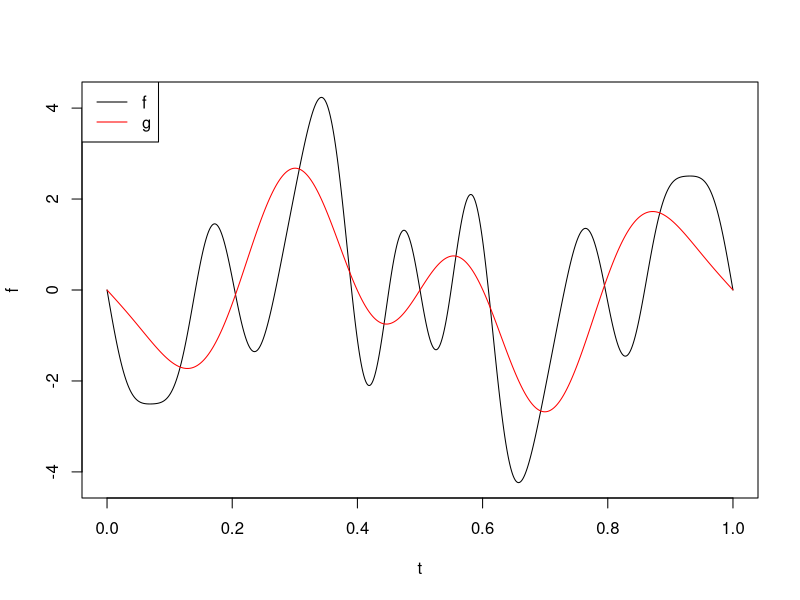
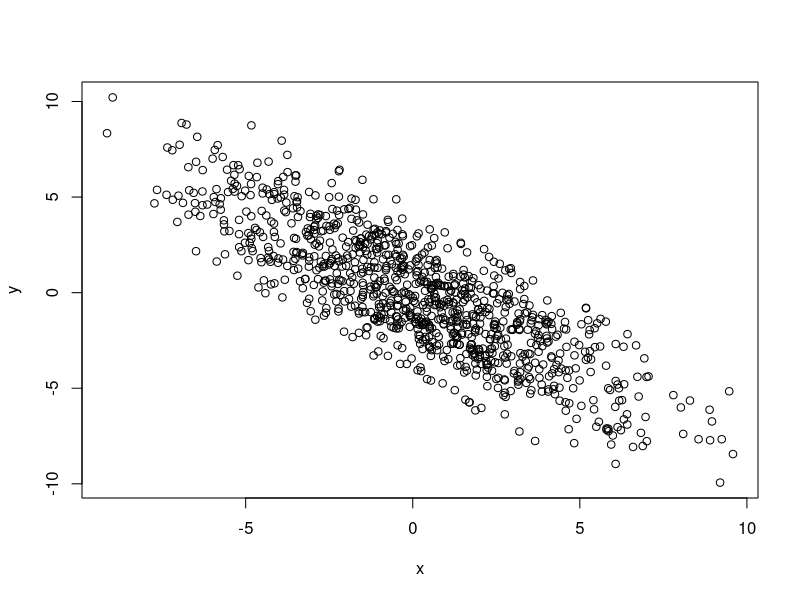
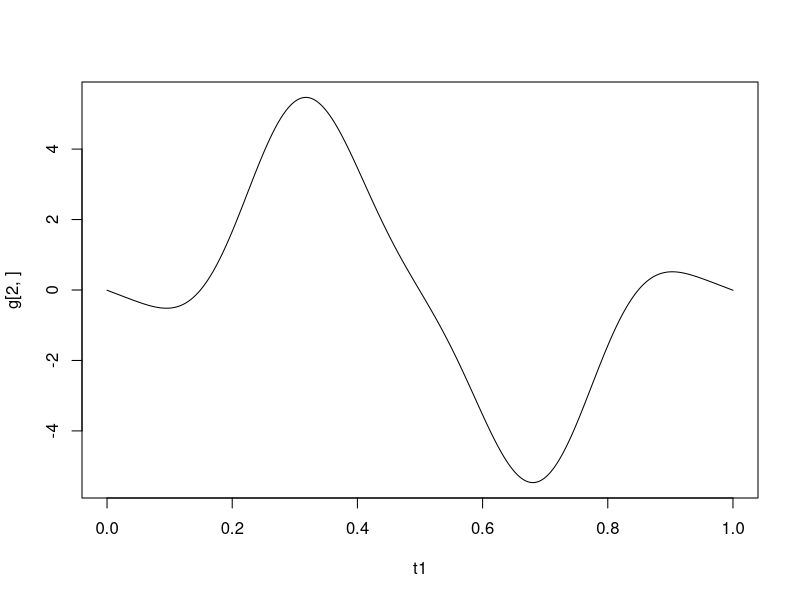

These charts were generated, in order, by the following R code: (Note: this script raises an error after producing the figures.)
## ---- chunk 1
# 3d plotting
install.packages("scatterplot3d")
library("scatterplot3d") 

# Creates an orthogonal function basis from points in R2
# change u,v to change basis
# u, v can be anything as long as same length - some choices result in better orthogonality than others
ortho2 = function(u, v, s1, s2){ # u and v change basis 
  mat = matrix(NA, nrow = length(s1), ncol = length(u))
  for (i in 1:nrow(mat)){
    for (j in 1:ncol(mat)){
      mat[i,j] = cos(2*pi*(u[j]*s1[i] + v[j]*s2[i])) + sin(2*pi*(u[j]*s1[i] + v[j]*s2[i]))
    }
  }
  return(mat)
}

ortho2 = function(u, v, s1, s2){ # u and v change basis 
  cos_mat = outer(s1, u, FUN = "*") + outer(s2, v, FUN = "*")
  sin_mat = outer(s1, u, FUN = "*") + outer(s2, v, FUN = "*")
  cos_mat = cospi(2*cos_mat)
  sin_mat = sinpi(2*sin_mat)
  mat = cos_mat + sin_mat
  return(mat)
}

## ---- chunk 2
t = seq(0,1,by = 0.001)

# Orthonormal basis
ortho = function(n, t){ # n in natural nums
  mat = matrix(NA, nrow = length(t), ncol = length(n))
  for (i in 1:length(n)){
    for (j in 1:length(t)){
      mat[j,i] = sqrt(2)*sin(2*pi*n[i]*t[j])
    }
  }
  return(mat)
}

m1 = 10
m2 = 4
sigma = 0.17
sigmax = 3
a = rnorm(m1)
b = rnorm(m2)
#a0 = 2
#b0 = 2
#f = rowSums(sapply(1:m1, ortho) %*% diag(a)) #+ a0
f = rowSums(ortho(n = 1:m1, t = t) %*% diag(a))
g = rowSums(ortho(n = 1:m2, t = t) %*% diag(b))

#g = rowSums(sapply(1:m2, ortho) %*% diag(b)) #+ b0
# Check
plot(t, f, type = 'l')
lines(t, g, type = 'l', col = 'red')
legend('topleft', legend = c('f', 'g'), col = c('black', 'red'), lty = 1:1)

# Model Y and X
beta = -1
errx = rnorm(length(t), 0, sigmax)
x = g + errx
y = beta*x + f + rnorm(length(t), 0, sigma)
plot(x,y)

# Estimate bias of bq
nreps = 10000
betas = rep(NA, nreps)
for (i in 1:nreps){
  y = beta*x + f + rnorm(length(t), 0, sigma)
  model = lm(y~x + ortho(n = 1:m2, t = t)) # what if this is fit on a different basis
  betas[i] = summary(model)$coefficients[2,1]
}

mean(betas) - beta

(t(errx) %*% ortho((m2+1):m1, t) %*% a[(m2+1):m1])/
  (t(errx) %*% (diag(1, nrow = length(t)) - ortho(1:m2, t)%*%t(ortho(1:m2, t))/1001) %*% errx)

var(betas)

sigma^2/(t(errx) %*% (diag(1, nrow = length(t)) - ortho(1:m2, t)%*%t(ortho(1:m2, t))/1001) %*% errx)


# Check orthogonality: should be identity
#round(t(ortho(1:m1,t))%*%ortho(1:m1, t)/1001, digits = 10)
## ---- chunk 3
t1 = seq(0,1,by = 0.001)
t2 = seq(0,1,by = 0.001)

# Orthonormal basis
ortho2 = function(n, t1, t2){ # n in natural nums
  mat = array(NA, dim=c(length(t1), length(t2), length(n)))
  for (i in 1:length(n)){
    for (j in 1:length(t1)){
      for (k in 1:length(t2)){
          mat[j,k,i] = sqrt(2)*sin(2*pi*n[i]*(t1[j] + t2[k]))
      }
    }
  }
  return(mat)
}

m1 = 10
m2 = 4
sigma = 0.17
sigmax = 3
a = rnorm(m1)
b = rnorm(m2)
#a0 = 2
#b0 = 2
#f = rowSums(sapply(1:m1, ortho2) %*% diag(a)) #+ a0
orthobasis_m1 = ortho2(n = 1:m1, t1, t2)
orthobasis_m2 = ortho2(n = 1:m2, t1, t2)

f = matrix(0, nrow = length(t1), ncol = length(t2))
for (k in 1:m1){
  f = f + a[k]*orthobasis_m1[,,k]
}
g = matrix(0, nrow = length(t1), ncol = length(t2))
for (k in 1:m2){
  g = g + b[k]*orthobasis_m2[,,k]
}


#g = rowSums(sapply(1:m2, ortho2) %*% diag(b)) #+ b0
# Check
plot(t1, g[2,], type = 'l')
lines(t, g, type = 'l', col = 'red')
legend('topleft', legend = c('f', 'g'), col = c('black', 'red'), lty = 1:1)

# Model Y and X
# Here just sample a few points from the t1 t2 grid - too computationally expensive
beta = -2
n = 500
s1 = sample(1:length(t1), n)# sample n points uniformly from t1 x t2 grid
s2 = sample(1:length(t2), n)
errx = rnorm(n, 0, sigmax)
x = errx#g + errx # evaluate g at s only
ybase = rep(NA, n)
for (i in 1:n){
  x[i] = x[i] + g[s1[i],s2[i]] 
  ybase[i] = beta*x[i] + f[s1[i],s2[i]]
}
plot(x,ybase) # 2d plot would be best here

# change later
basism2 = matrix(NA, nrow = n, ncol = m2)
for (i in 1:n){
  for (j in 1:m2){
    basism2[i,j] = orthobasis_m2[s1[i],s2[i],j]
  }
}

basism1 = matrix(NA, nrow = n, ncol = m1)
for (i in 1:n){
  for (j in 1:m1){
    basism1[i,j] = orthobasis_m1[s1[i],s2[i],j]
  }
}

# Estimate bias of bq
nreps = 10000
betas = rep(NA, nreps)
for (i in 1:nreps){
  y = ybase + rnorm(n, 0, sigma)
  model = lm(y~x + basism2)
  # above: instead of ortho2, regressing on m2 basis functions evaluated at locations s??
  betas[i] = summary(model)$coefficients[2,1]
}

mean(betas) - beta

#(t(errx) %*% ortho((m2+1):m1, t) %*% a[(m2+1):m1])/
#  (t(errx) %*% (diag(1, nrow = length(t)) - ortho(1:m2, t)%*%t(ortho(1:m2, t))/1001) %*% errx)

(t(errx) 
  %*% basism1[,(m2+1):m1]
  %*% a[(m2+1):m1])/
  (t(errx) %*% (diag(1, nrow = n) - basism1[,1:m2]%*%t(basism1[,1:m2])/1000) %*% errx)

var(betas)

sigma^2/(t(errx) %*% (diag(1, nrow = n) - basism1[,1:m2]%*%t(basism1[,1:m2])/1000) %*% errx)

## ---- chunk 4
n = 1000
s1 = runif(n)
s2 = runif(n)
m1 = 10
m2 = 4
sigma = 0.17
sigmax = 3
a = rnorm(m1)
b = rnorm(m2)
a0 = 1
b0 = -1
orthobasis_m1 = ortho2(runif(m1, 0, m1), runif(m1, 0, m1), s1, s2) 
orthobasis_m2 = ortho2(runif(m2, 0, m2), runif(m2, 0, m2), s1, s2)
f = a0 + rowSums(orthobasis_m1 %*% diag(a))
g = b0 + rowSums(orthobasis_m2 %*% diag(b))

# Check
scatterplot3d(s1, s2, g, angle = 55)
scatterplot3d(s1, s2, g, angle = 10)
scatterplot3d(s1, s2, f, angle = 0)
scatterplot3d(s1, s2, f, angle = 20)

# Model Y and X
beta = 0
errx = rnorm(n, 0, sigmax)
x = g + errx

nreps = 10000
betas = rep(NA, nreps)
for (i in 1:nreps){
  y = beta*x + f + rnorm(n, 0, sigma)
  model = lm(y~x + orthobasis_m2) # what if this is fit on a different basis
  betas[i] = summary(model)$coefficients[2,1]
}

mean(betas) - beta

(t(errx) 
  %*% orthobasis_m1[,(m2+1):m1]
  %*% a[(m2+1):m1])/
  (t(errx) %*% (diag(1, nrow = n) - orthobasis_m1[,1:m2]%*%t(orthobasis_m1[,1:m2])/n) %*% errx)

var(betas)

sigma^2/(t(errx) %*% (diag(1, nrow = n) - orthobasis_m1[,1:m2]%*%t(orthobasis_m1[,1:m2])/n) %*% errx)

## ---- chunk 5
n = 1000
s1 = runif(n)
s2 = runif(n)
m1 = 4
m2 = 10
sigma = 0.17
sigmax = 3
a = rnorm(m1)
b = rnorm(m2)
a0 = 1
b0 = -1
orthobasis_m1 = ortho2(runif(m1, 0, m1), runif(m1, 0, m1), s1, s2) 
orthobasis_m2 = ortho2(runif(m2, 0, m2), runif(m2, 0, m2), s1, s2)
f = a0 + rowSums(orthobasis_m1 %*% diag(a))
g = b0 + rowSums(orthobasis_m2 %*% diag(b))

# Check
scatterplot3d(s1, s2, g, angle = 55)
scatterplot3d(s1, s2, g, angle = 10)
scatterplot3d(s1, s2, f, angle = 0)
scatterplot3d(s1, s2, f, angle = 20)

# Model Y and X
beta = 0
errx = rnorm(n, 0, sigmax)
x = g + errx

nreps = 10000
betas = rep(NA, nreps)
for (i in 1:nreps){
  y = beta*x + f + rnorm(n, 0, sigma)
  model = lm(y~x + orthobasis_m2) # what if this is fit on a different basis
  betas[i] = summary(model)$coefficients[2,1]
}

mean(betas) - beta # should equal 0

var(betas)

sigma^2/(t(errx) %*% (diag(1, nrow = n) - orthobasis_m2%*%t(orthobasis_m2)/n) %*% errx)

## ---- chunk 6
set.seed(99)
n = 100
s1 = runif(n)
s2 = runif(n)
beta = 0
m1 = 10
m2 = 4
sigma = 0.17
sigmax = 3
nreps = 50
B = 100
M = 15

a = rnorm(m1)
b = rnorm(m2)
a0 = 1
b0 = -1
orthobasis_m1 = ortho2(1:m1, 1:m1, s1, s2) 
orthobasis_m2 = ortho2(1:m2, 1:m2, s1, s2)
f = a0 + rowSums(orthobasis_m1 %*% diag(a))
g = b0 + rowSums(orthobasis_m2 %*% diag(b))

# Unconditional Squared Bias
usbs = matrix(NA, nrow = nreps, ncol = M)
# Unconditional variances
uvs = matrix(NA, nrow = nreps, ncol = M)
avg_boot = matrix(NA, nrow = nreps, ncol = M)

for (i in 1:nreps){
  print(i)
  # Simulate Y and X
  errx = rnorm(n, 0, sigmax)
  x = g + errx
  y = beta*x + f + rnorm(n, 0, sigma)
  
  # Estimate m2 so that g(t) is well modeled in the spline representation to adequately predict xt .
  # Generalized cross-validation (GCV) methods (Hastie and Tibshirani 1990; Hastie, Tibshirani, and Buja 1993) can be used to estimate d.
  # Temporary workaround for this step: pretend that m2 is known!
  
  #Fit the model y = beta x + f(t) + ep by representing f(t) with m2* = 3*m2 basis functions
  basis_guess = ortho2(1:(m2*3), 1:(m2*3), s1, s2)
  model = lm(y~x + basis_guess)
  beta_m2star = summary(model)$coefficients[2,1]
  
  # Implement the bootstrap analysis for identifying a number of degrees of freedom smaller than m2*
  # that will lead to more efficient estimate
  beta_ests = matrix(NA, nrow = B, ncol = M)
  for (b in 1:B){
    # Sample ytb from the fitted full model above obtained by using m2* df
    boot_resids = sample(model$residuals, replace = T)
    yboot = beta*x + f + boot_resids
    for (d in 1:M){
      basis_guess = ortho2(1:d, 1:d, s1, s2)#ortho2(runif(d,0,10), runif(d,0,10), s1, s2)
      model_boot_d = lm(yboot ~ x + basis_guess)
      beta_ests[b,d] = summary(model_boot_d)$coefficients[2,1]
    }
  }
  # a) calculate average of bootstrapped estimates for each d
  avg_boot[i,] = colMeans(beta_ests)
  # b) the unconditional squared bias (USB)
  usbs[i,] = (avg_boot[i,] - beta_m2star)^2
  uvs[i,] = 1/(B-1)*colSums((beta_ests - avg_boot[i,])^2)
}

boxplot(avg_boot, main = 'Average of Bootstrap Estimates', xlab = 'd', ylab = '1/B sum_b betahat_d^{b,i}')
# USB

plot(1:M, colMeans(usbs), type = 'l', xlab = 'd', ylim = c(0,0.025), col = 'red',
     main = 'Perfect Basis Selection: g smoother than f')
# UV
lines(1:M, colMeans(uvs), type = 'l',  col = 'blue')
# MSE
lines(1:M, colMeans(usbs) + colMeans(uvs), type = 'l', col = 'black')
abline(v = m1, lty = 2)
legend('topright', legend = c('Unconditional Squared Bias', 'Unconditional Variance', 'Unconditional MSE'), col = c('red', 'blue', 'black'), lty = c(1,1,1))

## ---- chunk 7
set.seed(99)
n = 100
s1 = runif(n)
s2 = runif(n)
beta = 0
m1 = 4
m2 = 10
sigma = 0.17
sigmax = 3
nreps = 50
B = 100
M = 15

a = rnorm(m1)
b = rnorm(m2)
a0 = 1
b0 = -1
orthobasis_m1 = ortho2(1:m1, 1:m1, s1, s2) 
orthobasis_m2 = ortho2(1:m2, 1:m2, s1, s2)
f = a0 + rowSums(orthobasis_m1 %*% diag(a))
g = b0 + rowSums(orthobasis_m2 %*% diag(b))

# Unconditional Squared Bias
usbs = matrix(NA, nrow = nreps, ncol = M)
# Unconditional variances
uvs = matrix(NA, nrow = nreps, ncol = M)
avg_boot = matrix(NA, nrow = nreps, ncol = M)

for (i in 1:nreps){
  print(i)
  # Simulate Y and X
  errx = rnorm(n, 0, sigmax)
  x = g + errx
  y = beta*x + f + rnorm(n, 0, sigma)
  
  # Estimate m2 so that g(t) is well modeled in the spline representation to adequately predict xt .
  # Generalized cross-validation (GCV) methods (Hastie and Tibshirani 1990; Hastie, Tibshirani, and Buja 1993) can be used to estimate d.
  # Temporary workaround for this step: pretend that m2 is known!
  
  #Fit the model y = beta x + f(t) + ep by representing f(t) with m2* = 3*m2 basis functions
  basis_guess = ortho2(1:(m2*2), 1:(m2*2), s1, s2)
  model = lm(y~x + basis_guess)
  beta_m2star = summary(model)$coefficients[2,1]
  
  # Implement the bootstrap analysis for identifying a number of degrees of freedom smaller than m2*
  # that will lead to more efficient estimate
  beta_ests = matrix(NA, nrow = B, ncol = M)
  for (b in 1:B){
    # Sample ytb from the fitted full model above obtained by using m2* df
    boot_resids = sample(model$residuals, replace = T)
    yboot = beta*x + f + boot_resids
    for (d in 1:M){
      basis_guess = ortho2(1:d, 1:d, s1, s2)#ortho2(runif(d,0,10), runif(d,0,10), s1, s2)
      model_boot_d = lm(yboot ~ x + basis_guess)
      beta_ests[b,d] = summary(model_boot_d)$coefficients[2,1]
    }
  }
  # a) calculate average of bootstrapped estimates for each d
  avg_boot[i,] = colMeans(beta_ests)
  # b) the unconditional squared bias (USB)
  usbs[i,] = (avg_boot[i,] - beta_m2star)^2
  uvs[i,] = 1/(B-1)*colSums((beta_ests - avg_boot[i,])^2)
}

boxplot(avg_boot, main = 'Average of Bootstrap Estimates', xlab = 'd', ylab = '1/B sum_b betahat_d^{b,i}')
# USB

plot(1:M, colMeans(usbs), type = 'l', xlab = 'd', ylim = c(0,0.025), col = 'red',
     main = 'Perfect Basis Selection: g rougher than f')
# UV
lines(1:M, colMeans(uvs), type = 'l',  col = 'blue')
# MSE
lines(1:M, colMeans(usbs) + colMeans(uvs), type = 'l', col = 'black')
abline(v = m1, lty = 2)
legend('topright', legend = c('Unconditional Squared Bias', 'Unconditional Variance', 'Unconditional MSE'), col = c('red', 'blue', 'black'), lty = c(1,1,1))

## ---- chunk 8
set.seed(100)
n = 100
s1 = runif(n)
s2 = runif(n)
beta = 0
m1 = 10
m2 = 4
sigma = 0.17
sigmax = 3
nreps = 50
B = 100
M = 15

wrongbasisvec = list(runif(M,0,M), runif(M,0,M))

a = rnorm(m1)
b = rnorm(m2)
a0 = 1
b0 = -1
orthobasis_m1 = ortho2(1:m1, 1:m1, s1, s2) 
orthobasis_m2 = ortho2(1:m2, 1:m2, s1, s2)
f = a0 + rowSums(orthobasis_m1 %*% diag(a))
g = b0 + rowSums(orthobasis_m2 %*% diag(b))

# Unconditional Squared Bias
usbs = matrix(NA, nrow = nreps, ncol = M)
# Unconditional variances
uvs = matrix(NA, nrow = nreps, ncol = M)
avg_boot = matrix(NA, nrow = nreps, ncol = M)

for (i in 1:nreps){
  print(i)
  # Simulate Y and X
  errx = rnorm(n, 0, sigmax)
  x = g + errx
  y = beta*x + f + rnorm(n, 0, sigma)
  
  # Estimate m2 so that g(t) is well modeled in the spline representation to adequately predict xt .
  # Generalized cross-validation (GCV) methods (Hastie and Tibshirani 1990; Hastie, Tibshirani, and Buja 1993) can be used to estimate d.
  # Temporary workaround for this step: pretend that m2 is known!
  
  #Fit the model y = beta x + f(t) + ep by representing f(t) with m2* = 3*m2 basis functions
  basis_guess = ortho2(1:(m2*3), 1:(m2*3), s1, s2)
  model = lm(y~x + basis_guess)
  beta_m2star = summary(model)$coefficients[2,1]
  
  # Implement the bootstrap analysis for identifying a number of degrees of freedom smaller than m2*
  # that will lead to more efficient estimate
  beta_ests = matrix(NA, nrow = B, ncol = M)
  for (b in 1:B){
    # Sample ytb from the fitted full model above obtained by using m2* df
    boot_resids = sample(model$residuals, replace = T)
    yboot = beta*x + f + boot_resids
    for (d in 1:M){
      basis_guess = ortho2(wrongbasisvec[[1]][1:d], wrongbasisvec[[2]][1:d], 
                           s1, s2)
      #ortho2(runif(d,0,d), runif(d,0,d), s1, s2) # should I use a consistent wrong basis?
      model_boot_d = lm(yboot ~ x + basis_guess)
      beta_ests[b,d] = summary(model_boot_d)$coefficients[2,1]
    }
  }
  # a) calculate average of bootstrapped estimates for each d
  avg_boot[i,] = colMeans(beta_ests)
  # b) the unconditional squared bias (USB)
  usbs[i,] = (avg_boot[i,] - beta_m2star)^2
  uvs[i,] = 1/(B-1)*colSums((beta_ests - avg_boot[i,])^2)
}

boxplot(avg_boot, main = 'Average of Bootstrap Estimates', xlab = 'd', ylab = '1/B sum_b betahat_d^{b,i}')
# USB

plot(1:M, colMeans(usbs), type = 'l', xlab = 'd', ylim = c(0,0.025), col = 'red',
     main = 'Wrong Basis Selection for f, g smoother than f')
# UV
lines(1:M, colMeans(uvs), type = 'l',  col = 'blue')
# MSE
lines(1:M, colMeans(usbs) + colMeans(uvs), type = 'l', col = 'black')
abline(v = m1, lty = 2)
legend('topright', legend = c('Unconditional Squared Bias', 'Unconditional Variance', 'Unconditional MSE'), col = c('red', 'blue', 'black'), lty = c(1,1,1))

## ---- chunk 9
set.seed(99)
n = 100
s1 = runif(n)
s2 = runif(n)
beta = 0
m1 = 4
m2 = 10
sigma = 0.17
sigmax = 3
nreps = 50
B = 100
M = 15

a = rnorm(m1)
b = rnorm(m2)
a0 = 1
b0 = -1
orthobasis_m1 = ortho2(1:m1, 1:m1, s1, s2) 
orthobasis_m2 = ortho2(1:m2, 1:m2, s1, s2)
f = a0 + rowSums(orthobasis_m1 %*% diag(a))
g = b0 + rowSums(orthobasis_m2 %*% diag(b))

# Unconditional Squared Bias
usbs = matrix(NA, nrow = nreps, ncol = M)
# Unconditional variances
uvs = matrix(NA, nrow = nreps, ncol = M)
avg_boot = matrix(NA, nrow = nreps, ncol = M)

for (i in 1:nreps){
  print(i)
  # Simulate Y and X
  errx = rnorm(n, 0, sigmax)
  x = g + errx
  y = beta*x + f + rnorm(n, 0, sigma)
  
  # Estimate m2 so that g(t) is well modeled in the spline representation to adequately predict xt .
  # Generalized cross-validation (GCV) methods (Hastie and Tibshirani 1990; Hastie, Tibshirani, and Buja 1993) can be used to estimate d.
  # Temporary workaround for this step: pretend that m2 is known!
  
  #Fit the model y = beta x + f(t) + ep by representing f(t) with m2* = 3*m2 basis functions
  basis_guess = ortho2(1:(m2*3), 1:(m2*3), s1, s2)
  model = lm(y~x + basis_guess)
  beta_m2star = summary(model)$coefficients[2,1]
  
  # Implement the bootstrap analysis for identifying a number of degrees of freedom smaller than m2*
  # that will lead to more efficient estimate
  beta_ests = matrix(NA, nrow = B, ncol = M)
  for (b in 1:B){
    # Sample ytb from the fitted full model above obtained by using m2* df
    boot_resids = sample(model$residuals, replace = T)
    yboot = beta*x + f + boot_resids
    for (d in 1:M){
      basis_guess = ortho2(runif(d,0,d), runif(d,0,d), s1, s2) # should I use a consistent wrong basis?
      model_boot_d = lm(yboot ~ x + basis_guess)
      beta_ests[b,d] = summary(model_boot_d)$coefficients[2,1]
    }
  }
  # a) calculate average of bootstrapped estimates for each d
  avg_boot[i,] = colMeans(beta_ests)
  # b) the unconditional squared bias (USB)
  usbs[i,] = (avg_boot[i,] - beta_m2star)^2
  uvs[i,] = 1/(B-1)*colSums((beta_ests - avg_boot[i,])^2)
}

boxplot(avg_boot, main = 'Average of Bootstrap Estimates', xlab = 'd', ylab = '1/B sum_b betahat_d^{b,i}')
# USB

plot(1:M, colMeans(usbs), type = 'l', xlab = 'd', ylim = c(0,0.025), col = 'red',
     main = 'Wrong Basis Selection for f, g rougher than f')
# UV
lines(1:M, colMeans(uvs), type = 'l',  col = 'blue')
# MSE
lines(1:M, colMeans(usbs) + colMeans(uvs), type = 'l', col = 'black')
abline(v = m1, lty = 2)
legend('topright', legend = c('Unconditional Squared Bias', 'Unconditional Variance', 'Unconditional MSE'), col = c('red', 'blue', 'black'), lty = c(1,1,1))
